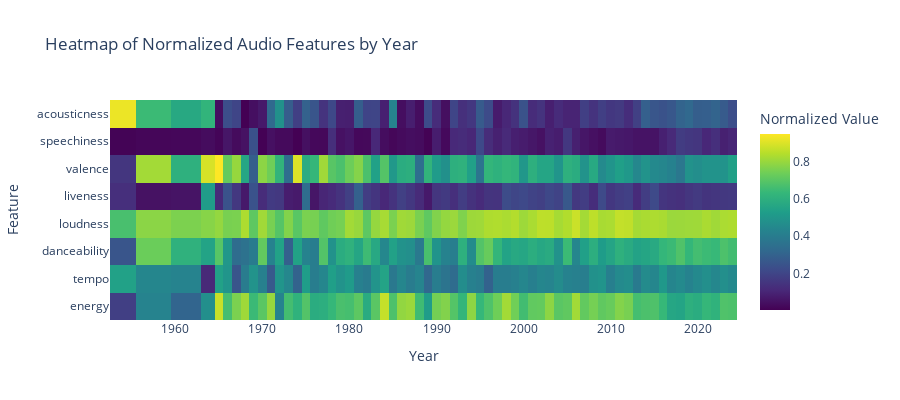

The code cell stored with this chart in its notebook:
### Code cell
# Heatmap: Features as rows, years as columns
# Prepare data for heatmap
heatmap_df = normalized_df.copy()
heatmap_df['year'] = pd.to_datetime(heatmap_df['track_album_release_date'], errors='coerce').dt.year
heatmap_matrix = heatmap_df.groupby('year')[timeseries_features].mean().T
fig_heatmap = go.Figure(data=go.Heatmap(
    z=heatmap_matrix.values,
    x=heatmap_matrix.columns,
    y=heatmap_matrix.index,
    colorscale='Viridis',
    colorbar=dict(title='Normalized Value')
))
fig_heatmap.update_layout(height=400, width=900, title="Heatmap of Normalized Audio Features by Year", xaxis_title="Year", yaxis_title="Feature")
fig_heatmap.show()

### Figure 1 — Plotly figure (JSON) as saved in the notebook; plotly's stock layout.template omitted (floating-point values rounded to 4 significant figures; data arrays with more than 128 entries replaced by an {"elided": "..."} marker saying what was removed)
{"data": [{"colorbar": {"title": {"text": "Normalized Value"}}, "colorscale": [[0, "#440154"], [0.1111, "#482878"], [0.2222, "#3e4989"], [0.3333, "#31688e"], [0.4444, "#26828e"], [0.5556, "#1f9e89"], [0.6667, "#35b779"], [0.7778, "#6ece58"], [0.8889, "#b5de2b"], [1, "#fde725"]], "type": "heatmap", "x": [1954.0, 1957.0, 1962.0, 1964.0, 1965.0, 1966.0, 1967.0, 1968.0, 1969.0, 1970.0, 1971.0, 1972.0, 1973.0, 1974.0, 1975.0, 1976.0, 1977.0, 1978.0, 1979.0, 1980.0, 1981.0, 1982.0, 1983.0, 1984.0, 1985.0, 1986.0, 1987.0, 1988.0, 1989.0, 1990.0, 1991.0, 1992.0, 1993.0, 1994.0, 1995.0, 1996.0, 1997.0, 1998.0, 1999.0, 2000.0, 2001.0, 2002.0, 2003.0, 2004.0, 2005.0, 2006.0, 2007.0, 2008.0, 2009.0, 2010.0, 2011.0, 2012.0, 2013.0, 2014.0, 2015.0, 2016.0, 2017.0, 2018.0, 2019.0, 2020.0, 2021.0, 2022.0, 2023.0, 2024.0], "y": ["energy", "tempo", "danceability", "loudness", "liveness", "valence", "speechiness", "acousticness"], "z": {"elided": "8x64 float values"}}], "layout": {"height": 400, "title": {"text": "Heatmap of Normalized Audio Features by Year"}, "width": 900, "xaxis": {"title": {"text": "Year"}}, "yaxis": {"title": {"text": "Feature"}}}}
